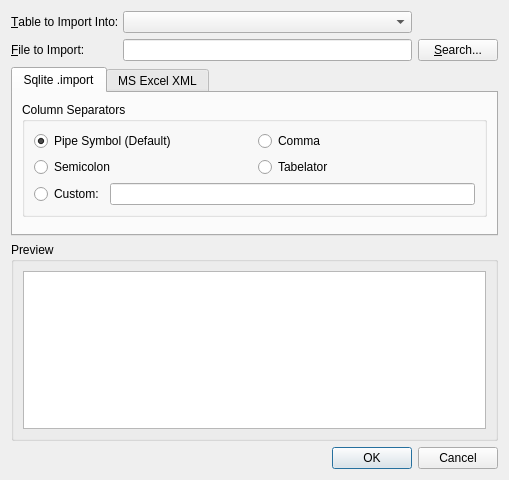
<ui version="4.0" >
 <class>ImportTableDialog</class>
 <widget class="QDialog" name="ImportTableDialog" >
  <property name="geometry" >
   <rect>
    <x>0</x>
    <y>0</y>
    <width>509</width>
    <height>480</height>
   </rect>
  </property>
  <property name="windowTitle" >
   <string>Data Import</string>
  </property>
  <layout class="QGridLayout" >
   <item row="0" column="0" >
    <widget class="QLabel" name="label" >
     <property name="text" >
      <string>&amp;Table to Import Into:</string>
     </property>
     <property name="buddy" >
      <cstring>tableComboBox</cstring>
     </property>
    </widget>
   </item>
   <item row="0" column="1" >
    <widget class="QComboBox" name="tableComboBox" />
   </item>
   <item row="1" column="0" >
    <widget class="QLabel" name="label_2" >
     <property name="text" >
      <string>&amp;File to Import:</string>
     </property>
     <property name="buddy" >
      <cstring>fileEdit</cstring>
     </property>
    </widget>
   </item>
   <item row="1" column="1" >
    <widget class="QLineEdit" name="fileEdit" />
   </item>
   <item row="1" column="2" >
    <widget class="QPushButton" name="fileButton" >
     <property name="text" >
      <string>&amp;Search...</string>
     </property>
    </widget>
   </item>
   <item row="2" column="0" colspan="3" >
    <widget class="QTabWidget" name="tabWidget" >
     <property name="currentIndex" >
      <number>0</number>
     </property>
     <widget class="QWidget" name="importTab" >
      <attribute name="title" >
       <string>Sqlite .import</string>
      </attribute>
      <layout class="QGridLayout" >
       <item row="0" column="0" >
        <widget class="QGroupBox" name="groupBox" >
         <property name="title" >
          <string>Column Separators</string>
         </property>
         <layout class="QGridLayout" >
          <item row="0" column="0" >
           <widget class="QRadioButton" name="pipeRadioButton" >
            <property name="text" >
             <string>Pipe Symbol (Default)</string>
            </property>
            <property name="checked" >
             <bool>true</bool>
            </property>
           </widget>
          </item>
          <item row="0" column="1" >
           <widget class="QRadioButton" name="commaRadioButton" >
            <property name="text" >
             <string>Comma</string>
            </property>
           </widget>
          </item>
          <item row="1" column="0" >
           <widget class="QRadioButton" name="semicolonRadioButton" >
            <property name="text" >
             <string>Semicolon</string>
            </property>
           </widget>
          </item>
          <item row="1" column="1" >
           <widget class="QRadioButton" name="tabelatorRadioButton" >
            <property name="text" >
             <string>Tabelator</string>
            </property>
           </widget>
          </item>
          <item row="2" column="0" colspan="2" >
           <layout class="QHBoxLayout" >
            <item>
             <widget class="QRadioButton" name="customRadioButton" >
              <property name="text" >
               <string>Custom:</string>
              </property>
             </widget>
            </item>
            <item>
             <widget class="QLineEdit" name="customEdit" />
            </item>
           </layout>
          </item>
         </layout>
        </widget>
       </item>
       <item row="1" column="0" >
        <spacer>
         <property name="orientation" >
          <enum>Qt::Vertical</enum>
         </property>
         <property name="sizeHint" >
          <size>
           <width>20</width>
           <height>41</height>
          </size>
         </property>
        </spacer>
       </item>
      </layout>
     </widget>
     <widget class="QWidget" name="xmlImport" >
      <attribute name="title" >
       <string>MS Excel XML</string>
      </attribute>
      <layout class="QGridLayout" >
       <item row="0" column="0" >
        <widget class="QLabel" name="label_3" >
         <property name="text" >
          <string>There are no options for this import type.</string>
         </property>
         <property name="wordWrap" >
          <bool>true</bool>
         </property>
        </widget>
       </item>
      </layout>
     </widget>
    </widget>
   </item>
   <item row="3" column="0" colspan="3" >
    <widget class="QGroupBox" name="groupBox_2" >
     <property name="title" >
      <string>Preview</string>
     </property>
     <layout class="QGridLayout" >
      <item row="0" column="0" >
       <widget class="QTableView" name="previewView" >
        <property name="alternatingRowColors" >
         <bool>true</bool>
        </property>
       </widget>
      </item>
     </layout>
    </widget>
   </item>
   <item row="4" column="0" colspan="3" >
    <widget class="QDialogButtonBox" name="buttonBox" >
     <property name="orientation" >
      <enum>Qt::Horizontal</enum>
     </property>
     <property name="standardButtons" >
      <set>QDialogButtonBox::Cancel|QDialogButtonBox::NoButton|QDialogButtonBox::Ok</set>
     </property>
    </widget>
   </item>
  </layout>
 </widget>
 <resources/>
 <connections>
  <connection>
   <sender>buttonBox</sender>
   <signal>rejected()</signal>
   <receiver>ImportTableDialog</receiver>
   <slot>reject()</slot>
   <hints>
    <hint type="sourcelabel" >
     <x>295</x>
     <y>458</y>
    </hint>
    <hint type="destinationlabel" >
     <x>286</x>
     <y>274</y>
    </hint>
   </hints>
  </connection>
 </connections>
</ui>
